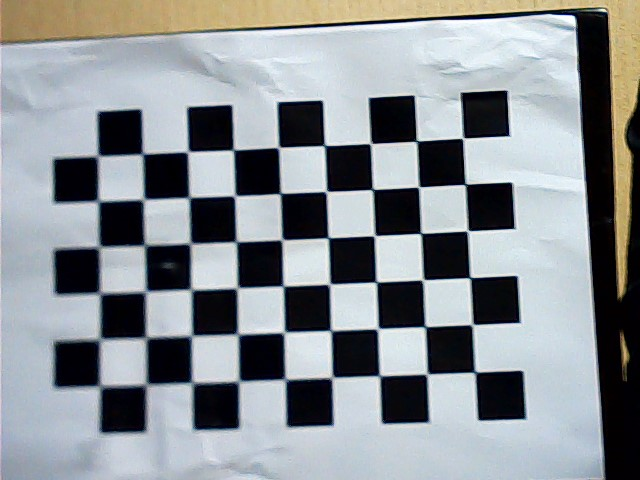
#> input picture calibration_images/16.png, 640 x 480 px
$ python cornerfinder.py
#> lines starting #> are read from the running program, lines starting #| are printed output that depends on the picture; after the words box and inside, x2 and y2 are one past the last pixel; in counts of white or black regions, pixels touching at a corner belong together
import numpy as np
import cv2
import matplotlib.pyplot as plt
import matplotlib.image as mpimg

nx = 9
ny = 6

fname = './calibration_images/16.png'
img = cv2.imread(fname)
#> img is the input picture: shape (480, 640, 3); mean B, G, R 147.6, 143.9, 139

gray = cv2.cvtColor(img, cv2.COLOR_BGR2GRAY)
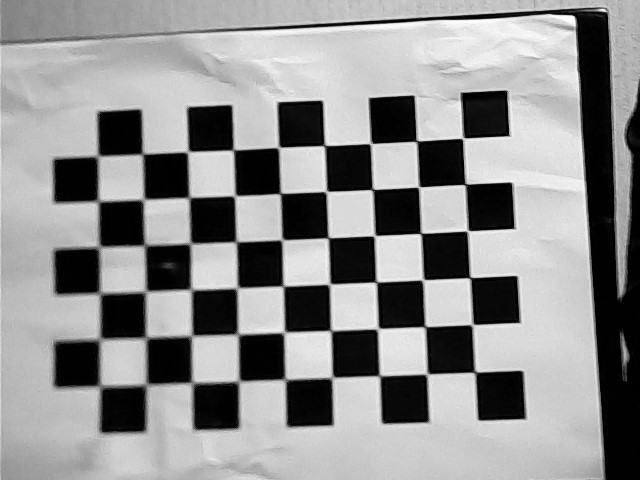
#> gray: shape (480, 640); min 0, max 255, mean 142.9

ret , corners = cv2.findChessboardCorners(gray, (nx, ny), None)
#> ret = True; corners = 54 rows, first 8: [475, 372], [425.5, 373.4], [380.9, 374.2], [334.1, 379.6], [285, 379.5], [238.5, 382], [192, 383], [146, 385.5]

print(ret)
#| True
if ret == True:
    cv2.drawChessboardCorners(img, (nx, ny), corners, ret)
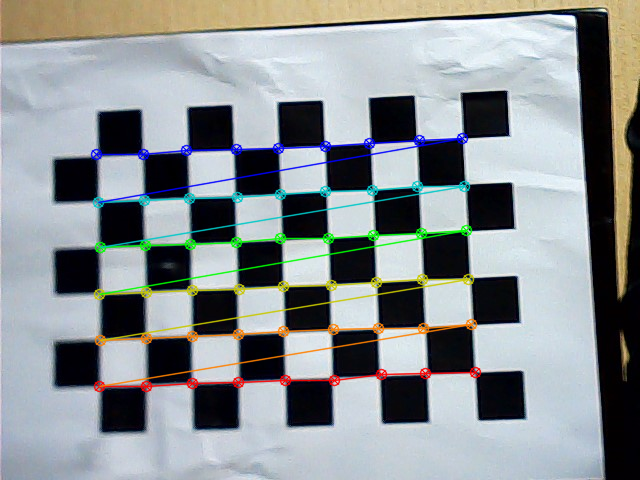
#> img: shape (480, 640, 3); 5.33% of pixels changed, all inside (x1, y1, x2, y2) = (90, 132, 482, 393)
    plt.imshow(img)
    plt.show()

$ run again, with calibration_images/1.png copied over calibration_images/16.png
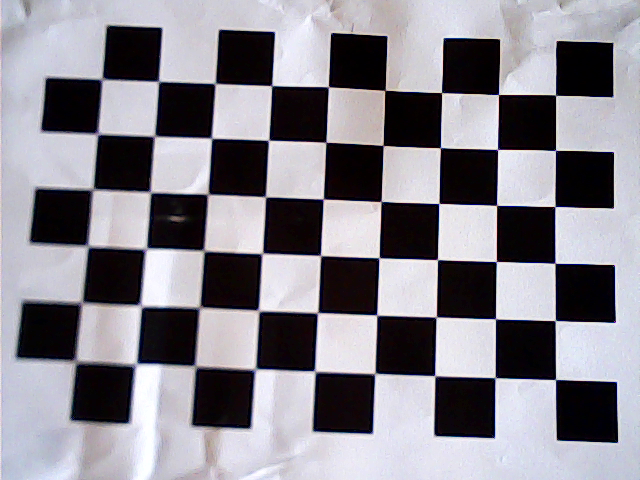
#> input picture calibration_images/1.png, 640 x 480 px
#> img is the input picture: shape (480, 640, 3); mean B, G, R 141.3, 133.2, 136
#> `gray = cv2.cvtColor(img, cv2.COLOR_BGR2GRAY)`:
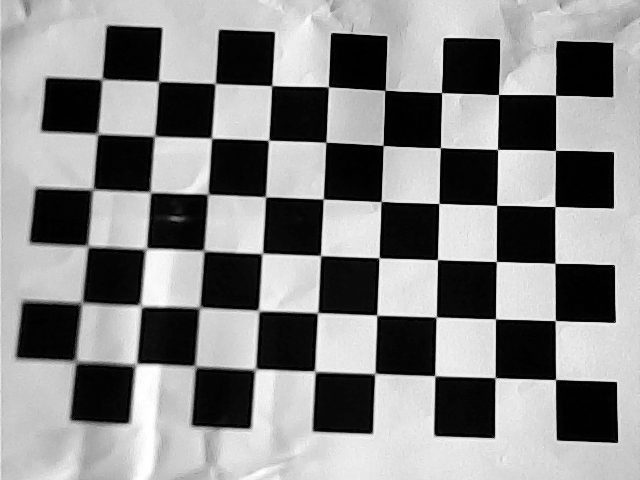
#> gray: shape (480, 640); min 0, max 255, mean 135
#> ret = True; corners = 54 rows, first 8: [555.4, 379.5], [495.2, 377.5], [434.7, 375.6], [375.1, 372.9], [313.7, 370.4], [255.5, 370], [195.5, 366], [137.9, 363.2]
#| True
#> `cv2.drawChessboardCorners(img, (nx, ny), corners, ret)`:
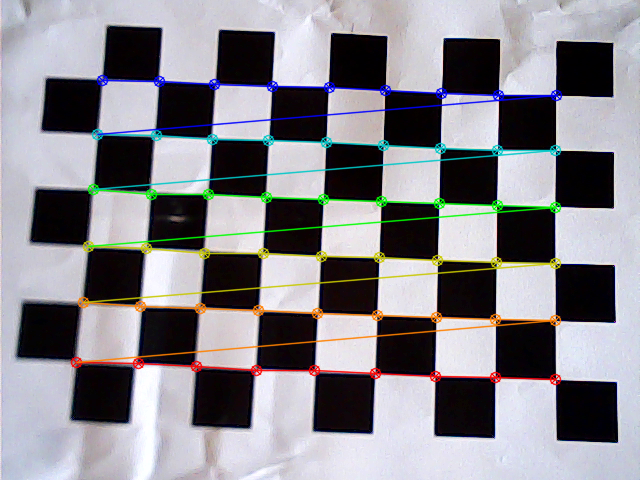
#> img: shape (480, 640, 3); 6.37% of pixels changed, all inside (x1, y1, x2, y2) = (70, 74, 563, 386)

$ run again, with calibration_images/11.png copied over calibration_images/16.png
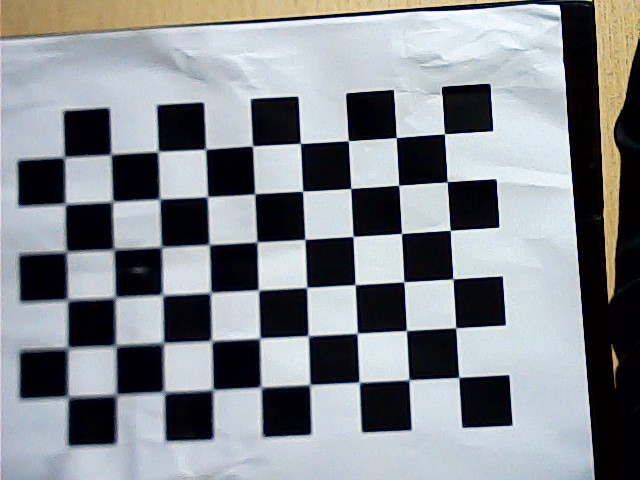
#> input picture calibration_images/11.png, 640 x 480 px
#> img is the input picture: shape (480, 640, 3); mean B, G, R 142, 137.6, 133.2
#> `gray = cv2.cvtColor(img, cv2.COLOR_BGR2GRAY)`:
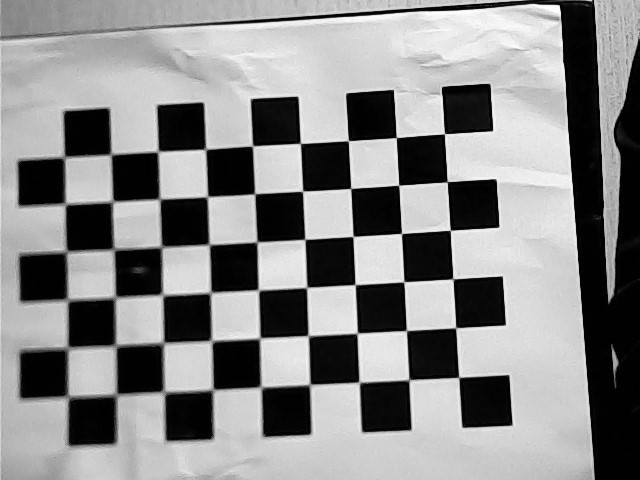
#> gray: shape (480, 640); min 0, max 255, mean 136.8
#> ret = True; corners = 54 rows, first 8: [459.5, 375.5], [409, 379.5], [360.8, 381.1], [308.1, 383.3], [261, 387.5], [213, 390], [164, 392], [116.5, 395]
#| True
#> `cv2.drawChessboardCorners(img, (nx, ny), corners, ret)`:
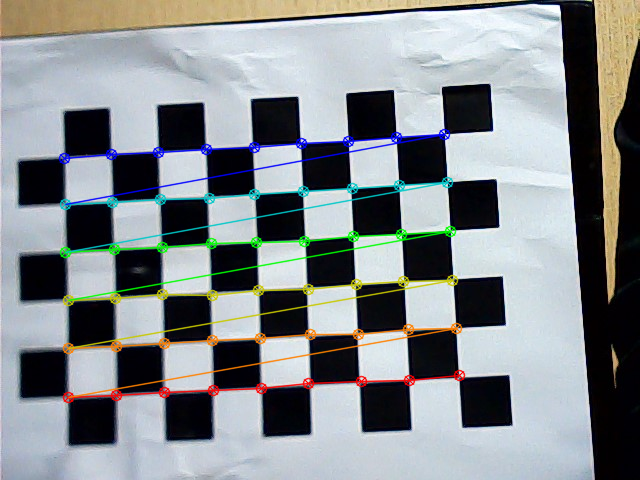
#> img: shape (480, 640, 3); 5.52% of pixels changed, all inside (x1, y1, x2, y2) = (58, 128, 466, 404)
